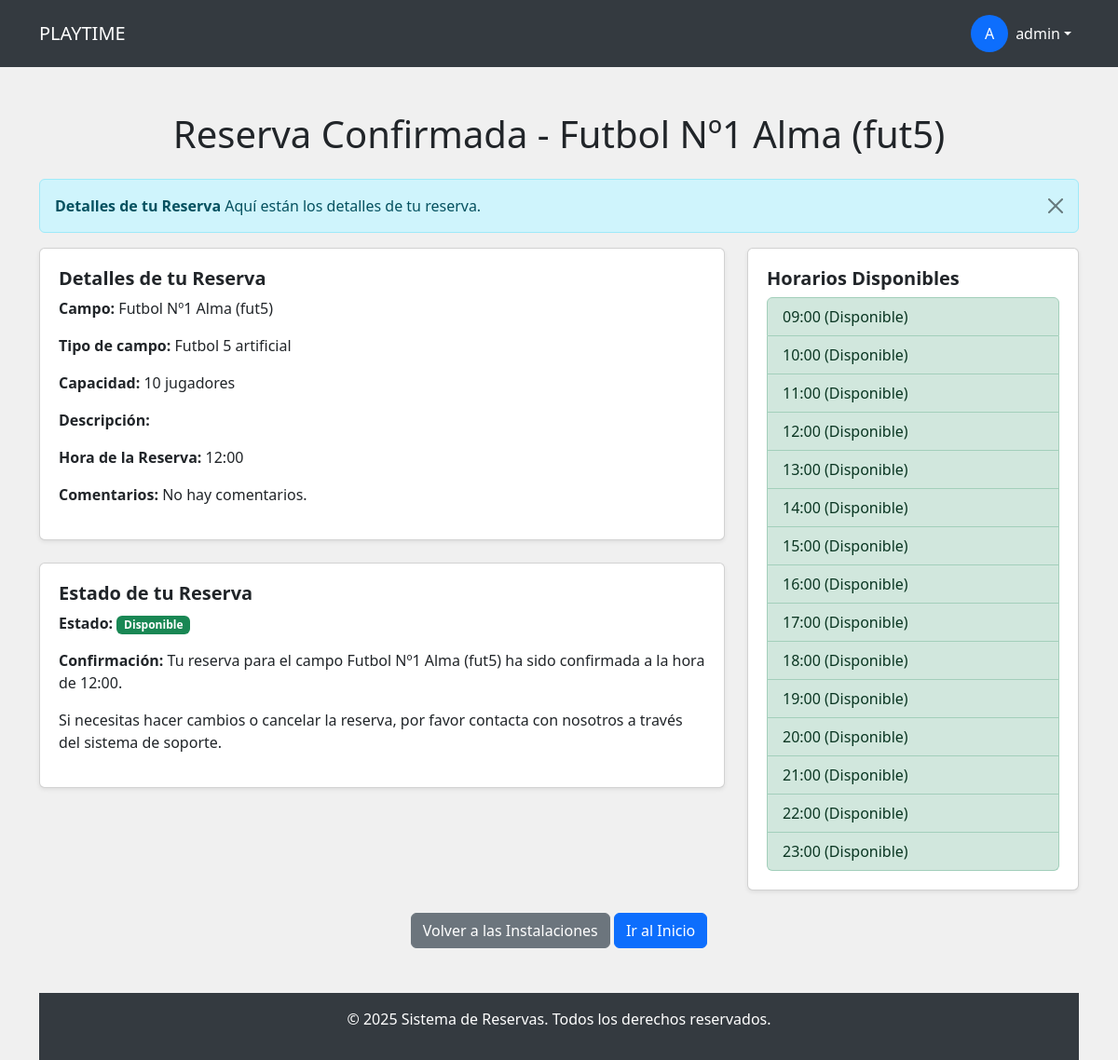
The app's page /reservar_campo_confirmado/1/ (signed in) with its own data.
### Aplicacion1/models.py (models this page shows, shortened)
class Campo(models.Model):
    nombre = models.CharField(max_length=50)
    tipo_campo = models.CharField(max_length=50)
    capacidad_jugadores = models.IntegerField()
    disponible = models.BooleanField(default=True)
    instalacion = models.ForeignKey(Instalacion, on_delete=models.CASCADE, related_name='canchas')
    deporte = models.CharField(max_length=50, default='futbol')  # Valor por defecto "futbol"

class Reserva(models.Model):
    cancha = models.ForeignKey(Campo, on_delete=models.CASCADE, related_name='reservas')
    usuario = models.ForeignKey(User, on_delete=models.CASCADE, related_name='reservas')
    fecha_hora_inicio = models.DateTimeField()
    duracion = models.IntegerField(default=1)  # Duración en horas
    precio = models.DecimalField(max_digits=6, decimal_places=2)
    confirmada = models.BooleanField(default=False)  # Agregar campo confirmada
    foto_instalacion = models.ImageField(upload_to="reservas/fotos_instalacion", blank=True, null=True)  # Foto de la instalación
    archivo_reserva = models.FileField(upload_to="reservas/documentos", blank=True, null=True)  # Documento adjunto
    comentario = models.TextField(blank=True)
    class Meta:
        indexes = [
            models.Index(fields=['-fecha_hora_inicio']),  # Índice para ordenar por fecha
        ]

### Aplicacion1/views.py (the view, shortened to what this page needs)
# urls.py: path('reservar_campo_confirmado/<int:campo_id>/', views.reservar_campo_confirmado, name='reservar_campo_confirmado'),
def reservar_campo_confirmado(request, campo_id):
    campo = Campo.objects.get(id=campo_id)
    today = timezone.now().replace(hour=0, minute=0, second=0, microsecond=0)
    horarios_disponibles = [today + timedelta(hours=hour) for hour in range(8, 23)]
    horas_reservadas = set(
        Reserva.objects.filter(cancha=campo, fecha_hora_inicio__date=today.date())
        .values_list('fecha_hora_inicio', flat=True)
    )
    horas_libres = [hora for hora in horarios_disponibles if hora not in horas_reservadas]
    hora_reserva = None  # Inicializamos la variable
    comentarios = "No hay comentarios."  # Comentario por defecto
    reserva_reciente = Reserva.objects.filter(cancha=campo, usuario=request.user).order_by('-fecha_hora_inicio').first()
    if reserva_reciente:
        hora_reserva = reserva_reciente.fecha_hora_inicio
        comentarios = reserva_reciente.comentario or "No hay comentarios."
    return render(request, 'reservar_campo_confirmado.html', {
        'campo': campo,
        'horarios_disponibles': horas_libres,
        'horas_reservadas': horas_reservadas,
        'hora_reserva': hora_reserva,
        'comentarios': comentarios,
        'mensaje': {
            'tipo': 'info',
            'titulo': 'Detalles de tu Reserva',
            'descripcion': 'Aquí están los detalles de tu reserva.'
        }
    })

### Aplicacion1/templates/reservar_campo_confirmado.html (shortened to what this page needs)
{% load custom_filters %}
<!DOCTYPE html>
<html lang="es">
<head>
    <link href="https://cdn.jsdelivr.net/npm/bootstrap@5.3.0-alpha1/dist/css/bootstrap.min.css" rel="stylesheet">
    <link href="https://cdnjs.cloudflare.com/ajax/libs/font-awesome/5.15.4/css/all.min.css" rel="stylesheet">
</head>
<body>
    <nav class="navbar navbar-expand-lg navbar-dark">
        <div class="container">
            <a class="navbar-brand" href="#">PLAYTIME</a>
            <div class="collapse navbar-collapse" id="navbarNav">
                <ul class="navbar-nav ms-auto">
                    {% if user.is_authenticated %}
                        <li class="nav-item dropdown">
                            <a class="nav-link dropdown-toggle d-flex align-items-center" href="#" id="userDropdown" role="button" data-bs-toggle="dropdown" aria-expanded="false">
                                <div class="avatar bg-primary text-white rounded-circle d-flex align-items-center justify-content-center me-2" style="width: 40px; height: 40px;">
                                    {{ user.first_name|default:user.username|first|upper }}
                                </div>
                                {{ user.first_name|default:user.username }}
                            </a>
                        </li>
                    {% endif %}
                </ul>
            </div>
        </div>
    </nav>
    <div class="container mt-5">
        <h1 class="text-center mb-4">Reserva Confirmada - {{ campo.nombre }}</h1>
        {% if mensaje %}
            <div class="alert alert-{{ mensaje.tipo }} alert-dismissible fade show" role="alert">
                <strong>{{ mensaje.titulo }}</strong> {{ mensaje.descripcion }}
                <button type="button" class="btn-close" data-bs-dismiss="alert" aria-label="Close"></button>
            </div>
        {% endif %}
        <div class="row">
            <div class="col-md-8">
                <div class="card shadow-sm">
                    <div class="card-body">
                        <h3 class="card-title">Detalles de tu Reserva</h3>
                        <p><strong>Campo:</strong> {{ campo.nombre }}</p>
                        <p><strong>Tipo de campo:</strong> {{ campo.tipo_campo }}</p>
                        <p><strong>Capacidad:</strong> {{ campo.capacidad_jugadores }} jugadores</p>
                        <p><strong>Descripción:</strong> {{ campo.descripcion }}</p>
                        <p><strong>Hora de la Reserva:</strong> {{ hora_reserva|date:"H:i" }}</p>
                        <p><strong>Comentarios:</strong> {{ comentarios|default:"No hay comentarios." }}</p>
                    </div>
                </div>
                <div class="card shadow-sm mt-4">
                    <div class="card-body">
                        <h3 class="card-title">Estado de tu Reserva</h3>
                        <p><strong>Estado:</strong>
                            {% if hora_reserva in horas_reservadas %}
                                <span class="badge bg-danger">Reservado</span>
                            {% else %}
                                <span class="badge bg-success">Disponible</span>
                            {% endif %}
                        </p>
                        <p><strong>Confirmación:</strong> Tu reserva para el campo {{ campo.nombre }} ha sido confirmada a la hora de {{ hora_reserva|date:"H:i" }}.</p>
                        <p>Si necesitas hacer cambios o cancelar la reserva, por favor contacta con nosotros a través del sistema de soporte.</p>
                    </div>
                </div>
            </div>
            <div class="col-md-4">
                <div class="card shadow-sm">
                    <div class="card-body">
                        <h4 class="card-title">Horarios Disponibles</h4>
                        <ul class="list-group">
                            {% for hora in horarios_disponibles %}
                                <li class="list-group-item
                                    {% if hora in horas_reservadas %}
                                        list-group-item-danger
                                    {% else %}
                                        list-group-item-success
                                    {% endif %}">
                                    {{ hora|date:"H:i" }}
                                    {% if hora in horas_reservadas %}
                                        (Reservado)
                                    {% else %}
                                        (Disponible)
                                    {% endif %}
                                </li>
                            {% endfor %}
                        </ul>
                    </div>
                </div>
            </div>
        <div class="mt-4 text-center">
            <a href="{% url 'instalacion_list' %}" class="btn btn-secondary">Volver a las Instalaciones</a>
            <a href="{% url 'index' %}" class="btn btn-primary">Ir al Inicio</a>
        </div>
    </div>
    <footer class="footer mt-5 text-white text-center py-3">
        <p>&copy; 2025 Sistema de Reservas. Todos los derechos reservados.</p>
    </footer>
</body>
</html>

### Aplicacion1/templates/reservar_campo_confirmado.html (style rules this page uses)
.card-body { padding: 20px; }
.card-title { font-size: 1.25rem; font-weight: bold; }
.alert { margin-top: 20px; }
.footer { background-color: #343a40; color: white; }
body { background-color: #f0f0f0; }
.navbar { background-color: #343a40; }
.navbar-brand, .nav-link { color: white !important; }
.footer { background-color: #343a40; color: white; padding: 20px; text-align: center; }

### records on screen
Campo: nombre "Futbol Nº1 Alma (fut5)", tipo_campo "Futbol 5 artificial", capacidad_jugadores "10"
Reserva: fecha_hora_inicio "12:00"

### other values on screen
{{ user.first_name|default:user.username|first|upper }} "A"
{{ user.first_name|default:user.username }} "admin"
{{ mensaje.titulo }} "Detalles de tu Reserva"
{{ mensaje.descripcion }} "Aquí están los detalles de tu reserva."
{{ comentarios|default:"No hay comentarios." }} "No hay comentarios."
{{ hora|date:"H:i" }} "09:00" "10:00" "11:00" "12:00" "13:00" "14:00" "15:00" "16:00" "17:00" "18:00" "19:00" "20:00" "21:00" "22:00" "23:00"
